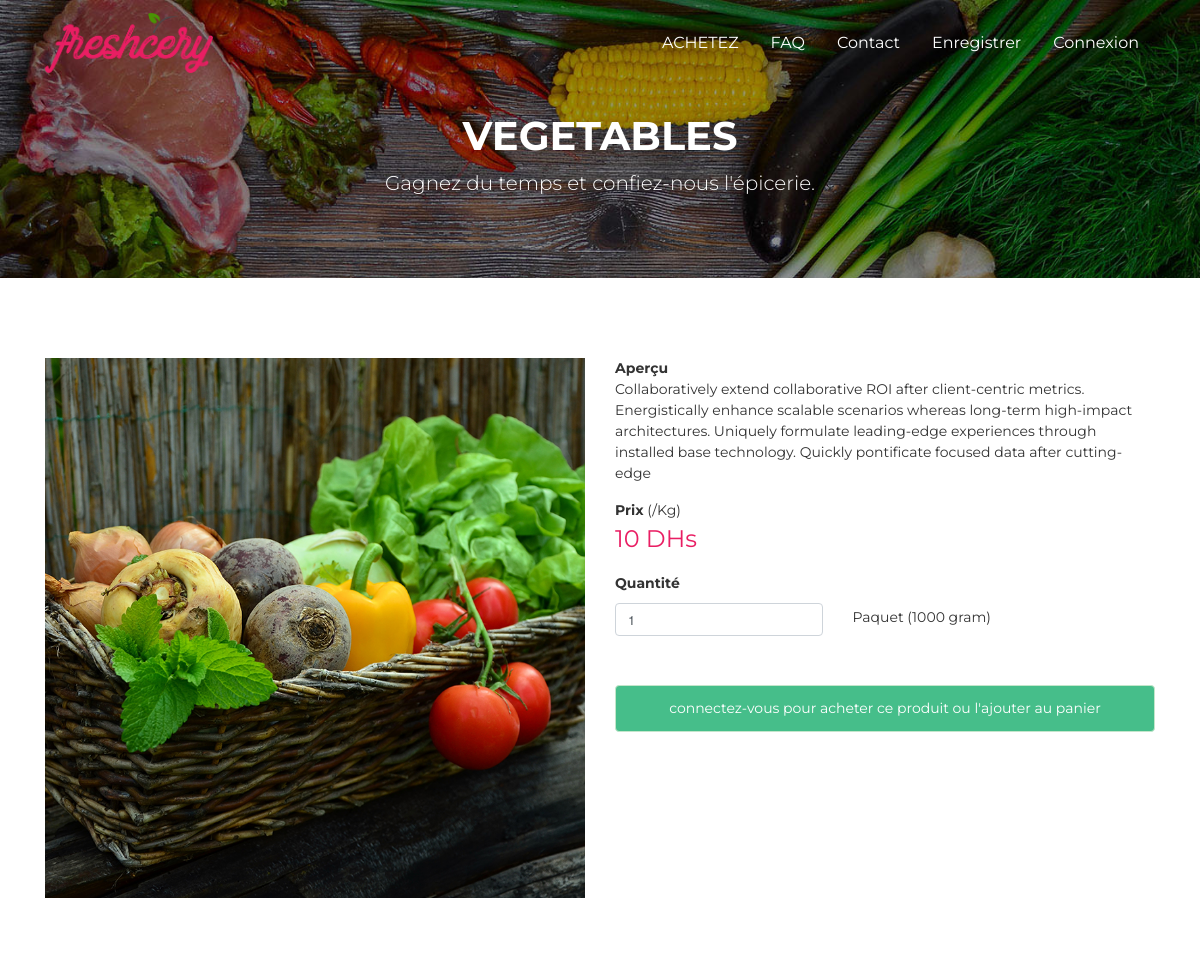
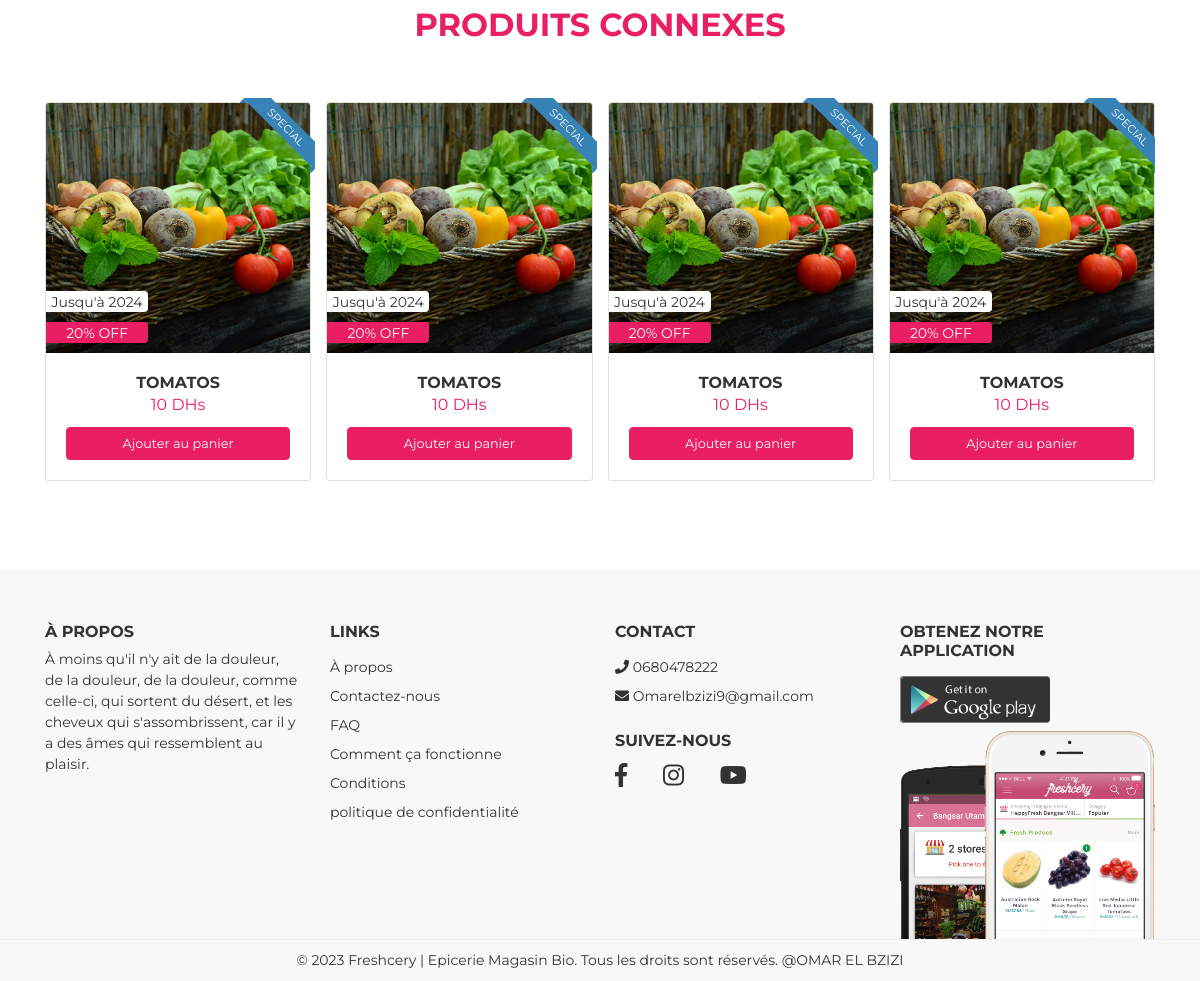
The app's page /products/detail-product.php?id=1 with its own data (2 pictures, top to bottom).
### tables this page shows
CREATE TABLE `products` (
  `id` int(3) NOT NULL,
  `title` varchar(200) NOT NULL,
  `description` text NOT NULL,
  `price` varchar(10) NOT NULL,
  `quantity` int(3) NOT NULL DEFAULT 1,
  `image` varchar(200) NOT NULL,
  `exp_date` varchar(200) NOT NULL,
  `category_id` int(3) NOT NULL,
  `status` int(1) NOT NULL DEFAULT 1,
  `created_at` timestamp NOT NULL DEFAULT current_timestamp()
);

### products/detail-product.php (the view, shortened to what this page needs)
<?php require "../includes/header.php"; ?>
<?php require "../config/config.php"; ?>
<?php
if (isset($_GET['id'])) {
    $id = $_GET['id'];
    $select = $conn->query("SELECT * FROM products WHERE status = 1 AND id='$id'");
    $select->execute();
    $product = $select->fetch(PDO::FETCH_OBJ);
    $relatedProducts = $conn->query("SELECT * FROM products WHERE status = 1 AND
        category_id = '$product->category_id' AND id != '$id'");
    $relatedProducts->execute();
    $allRelatedProducts = $relatedProducts->fetchAll(PDO::FETCH_OBJ);
} else {
    echo "<script> window.location.href='" . APPURL . "/404.php'; </script>";
}
?>
<div id="page-content" class="page-content">
    <div class="banner">
        <div class="jumbotron jumbotron-bg text-center rounded-0" style="background-image: url('<?php echo APPURL; ?>/assets/img/bg-header.jpg');">
            <div class="container">
                <h1 class="pt-5">
                    <?php echo $product->title; ?>
                </h1>
                <p class="lead">
                    Gagnez du temps et confiez-nous l'épicerie.
                </p>
            </div>
        </div>
    </div>
    <div class="product-detail">
        <div class="container">
            <div class="row">
                <div class="col-sm-6">
                    <div class="slider-zoom">
                        <img alt="Detail Zoom thumbs image" src="<?php echo IMGURLPRODUCT; ?>/<?php echo $product->image; ?>" style="width: 100%;">
                    </div>
                </div>
                <div class="col-sm-6">
                    <p>
                        <strong>Aperçu</strong><br>
                        <?php echo $product->description; ?>
                    </p>
                    <div class="row">
                        <div class="col-sm-6">
                            <p>
                                <strong>Prix</strong> (/Kg)<br>
                                <span class="price"> <?php echo $product->price; ?> DHs</span>
                            </p>
                        </div>
                    </div>
                    <p class="mb-1">
                        <strong>Quantité</strong>
                    </p>
                    <form method="POST" id="form-data">
                        <div class="row">
                            <div class="col-sm-5">
                            </div>
                        </div>
                        <div class="row">
                            <div class="col-sm-5">
                            </div>
                        </div>
                        <div class="row">
                            <div class="col-sm-5">
                            </div>
                        </div>
                        <div class="row">
                            <div class="col-sm-5">
                            </div>
                        </div>
                        <div class="row">
                            <div class="col-sm-5">
                            </div>
                        </div>
                        <div class="row">
                            <div class="col-sm-5">
                                <input class="pro_qty form-control" type="number" min="1" data-bts-button-down-class="btn btn-primary" data-bts-button-up-class="btn btn-primary" value="<?php echo $product->quantity; ?>" name="pro_qty">
                            </div>
                            <div class="col-sm-6"><span class="pt-1 d-inline-block">Paquet (1000 gram)</span></div>
                        </div>
                        <div class="row">
                            <div class="col-sm-5">
                            </div>
                        </div>
                        <?php if (isset($_SESSION['username'])) : ?>
                            <?php if ($validate->rowCount() > 0) : ?>
                                <button name="submit" type="submit" class="btn-insert mt-3 btn btn-primary btn-lg" disabled>
                                    <i class="fa fa-shopping-basket"></i> Ajouté au panier
                                </button>
                            <?php else : ?>
                                <button name="submit" type="submit" class="btn-insert mt-3 btn btn-primary btn-lg">
                                    <i class="fa fa-shopping-basket"></i> Ajouté au panier
                                </button>
                            <?php endif; ?>
                        <?php else : ?>
                            <div class="mt-5 alert alert-success bg-success text-white text-center">
                                connectez-vous pour acheter ce produit ou l'ajouter au panier
                            </div>
                        <?php endif; ?>
                    </form>
                </div>
            </div>
        </div>
    </div>
    <section id="related-product">
        <div class="container">
            <div class="row">
                <div class="col-md-12">
                    <h2 class="title">Produits connexes</h2>
                    <div class="product-carousel owl-carousel">
                        <?php foreach ($allRelatedProducts as $products) : ?>
                            <div class="item">
                                <div class="card card-product">
                                    <div class="card-ribbon">
                                        <div class="card-ribbon-container right">
                                            <span class="ribbon ribbon-primary">SPECIAL</span>
                                        </div>
                                    </div>
                                    <div class="card-badge">
                                        <div class="card-badge-container left">
                                            <span class="badge badge-default">
                                                Jusqu'à <?php echo $products->exp_date; ?>
                                            </span>
                                            <span class="badge badge-primary">
                                                20% OFF
                                            </span>
                                        </div>
                                        <img src="<?php echo IMGURLPRODUCT; ?>/<?php echo $products->image; ?>" alt="Card image 2" class="card-img-top">
                                    </div>
                                    <div class="card-body">
                                        <h4 class="card-title">
                                            <a href="detail-product.html"><?php echo $products->title; ?></a>
                                        </h4>
                                        <div class="card-price">
                                            <span class="reguler"> <?php echo $products->price; ?> DHs</span>
                                        </div>
                                        <a href="<?php echo APPURL; ?>/products/detail-product.php?id=<?php echo $products->id; ?>" class="btn btn-block btn-primary">
                                            Ajouter au panier
                                        </a>
                                    </div>
                                </div>
                            </div>
                        <?php endforeach; ?>
                    </div>
                </div>
            </div>
        </div>
    </section>
</div>
<?php require "../includes/footer.php"; ?>

### records on screen
products: title "VEGETABLES", image (picture), description "Collaboratively extend collaborative ROI after client-centric metrics. Energistically enhance scalable scenarios whereas long-term high-impact architectures. Uniquely formulate leading-edge experiences through installed base technology. Quickly pontificate focused data after cutting-edge", price "10", pro_qty "1"
products: exp_date "2024", image (picture), title "TOMATOS", price "10"
